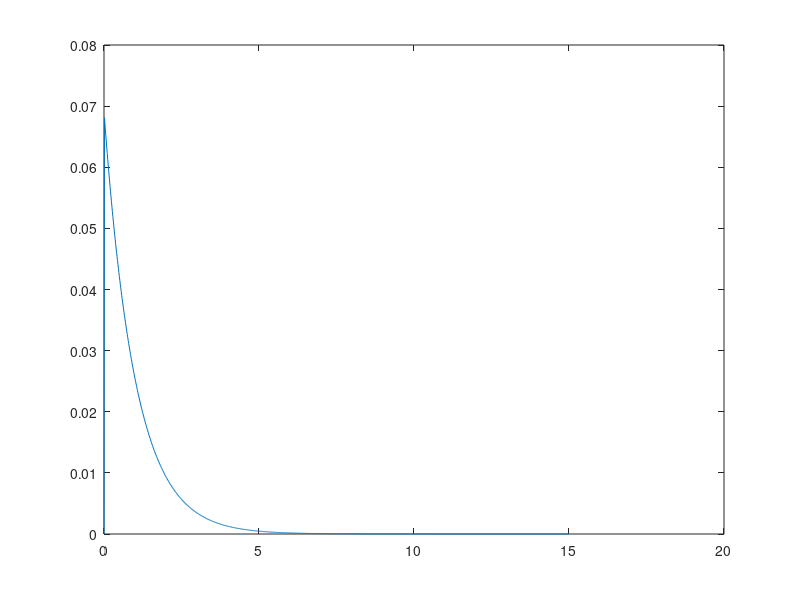

MATLAB code to generate this figure:
clear all
clc

rMin = 1e-10;
rMax = 15;
nPoints = 1000;
radius = linspace(rMin,rMax,nPoints);
stepWidth = (rMax-rMin)/(nPoints-1);

H = zeros(nPoints);
% Diagonal
for i = 1:nPoints
    H(i,i) = 1/stepWidth^2 - 1/radius(i);
end

% Sub- and superdiagonals
for i = 2:nPoints
    H(i,i-1) = -.5/stepWidth^2;
    H(i-1,i) = -.5/stepWidth^2;
end

H(1,1) = 1;
H(1,2) = 0;
H(end,end)=1;
H(end,end-1)= 0;

[vectors, values] = eig(H);

values = sum(values);
gsEig = min(values);
gsIndex = find(values == gsEig);
gsWave = vectors(:,gsIndex);

plot(radius, abs(gsWave)./(sqrt(4*pi)*radius'))
disp('Ground state energy [eV]')
disp(gsEig*27.21)